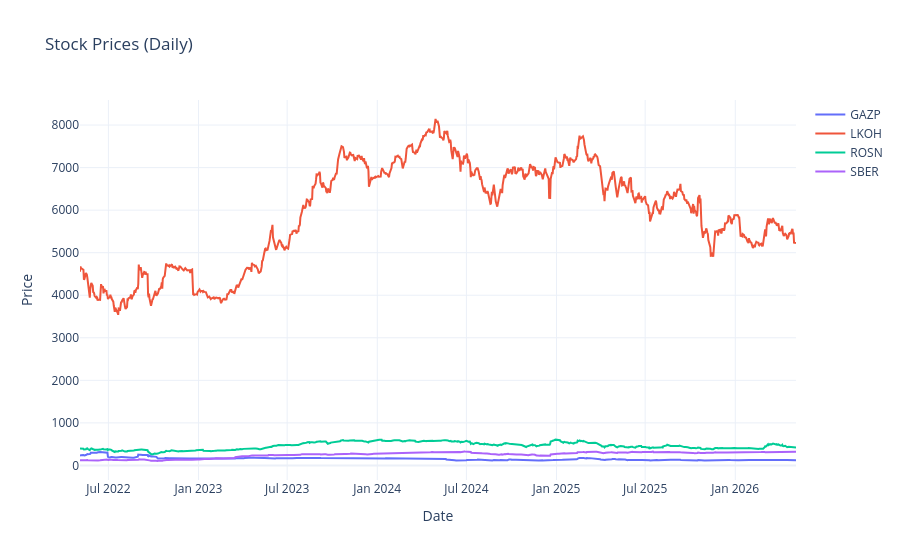

Notebook cell for this chart:
### Code cell
fig = go.Figure()

for ticker in stocks_data_1w_daily_df['company'].unique():
    df = stocks_data_1w_daily_df[stocks_data_1w_daily_df['company'] == ticker]
    fig.add_trace(
        go.Scatter(
            x=df['begin'],
            y=df['close'],
            mode="lines",
            name=ticker
        )
    )

fig.update_layout(
    title="Stock Prices (Daily)",
    xaxis_title="Date",
    yaxis_title="Price",
    template="plotly_white"
)
fig.show()

### Figure 1 — Plotly figure (JSON) as saved in the notebook; plotly's stock layout.template omitted (floating-point values rounded to 4 significant figures; data arrays with more than 128 entries replaced by an {"elided": "..."} marker saying what was removed)
{"data": [{"mode": "lines", "name": "GAZP", "type": "scatter", "x": {"elided": "1015 str values"}, "y": {"elided": "1015 float values"}}, {"mode": "lines", "name": "LKOH", "type": "scatter", "x": {"elided": "1015 str values"}, "y": {"elided": "1015 float values"}}, {"mode": "lines", "name": "ROSN", "type": "scatter", "x": {"elided": "1015 str values"}, "y": {"elided": "1015 float values"}}, {"mode": "lines", "name": "SBER", "type": "scatter", "x": {"elided": "1015 str values"}, "y": {"elided": "1015 float values"}}], "layout": {"title": {"text": "Stock Prices (Daily)"}, "xaxis": {"title": {"text": "Date"}}, "yaxis": {"title": {"text": "Price"}}}}
